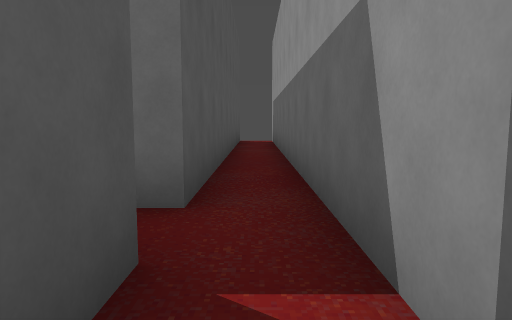
View 1 (above)

17 first-person views from a walk through a level from a Godot 3-D game. The camera is 1.2 m above the floor, tilts 6° down and sees 70° across. The floor is counted in squares, 2 m on a side. Each view is taken from the middle of a square. On the plan, view 1 faces up. The plan holds only what a view shows up to about 10 squares ahead; the rest is blank. Flat picture figures and markers are not drawn. Door leaves are left out where a doorway can be walked through.

View 2
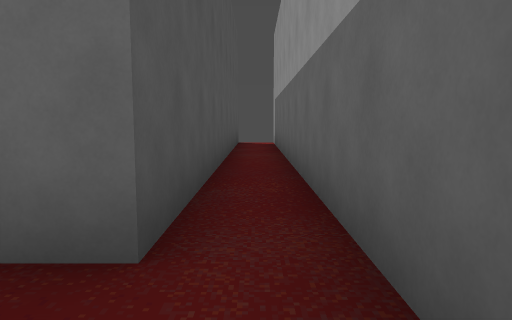

View 3
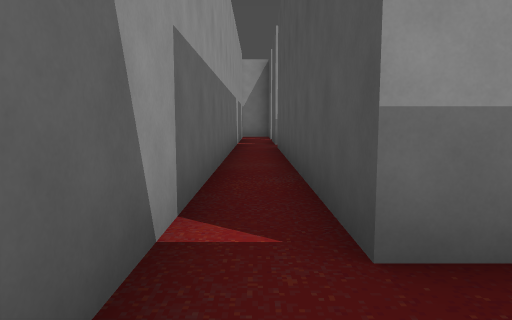

View 4
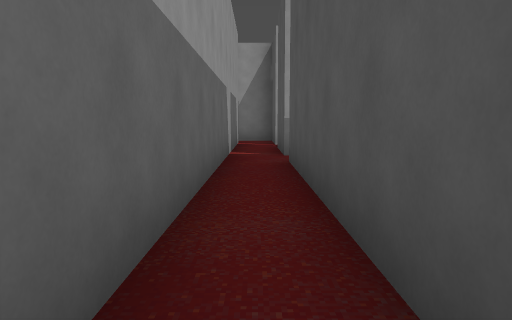

View 5
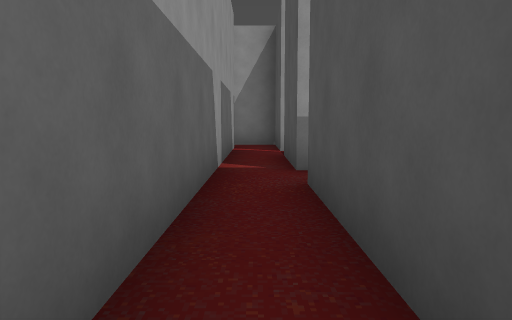

View 6
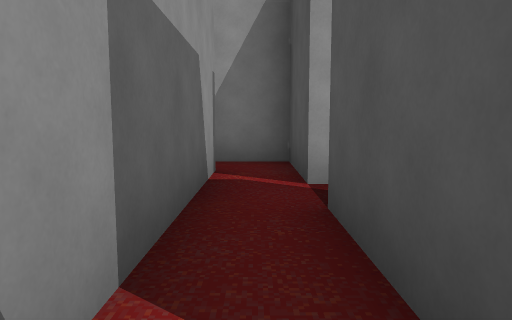

View 7
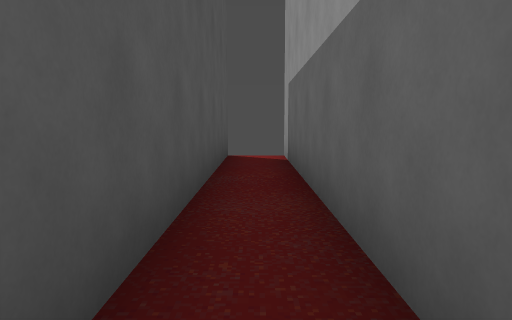

View 8
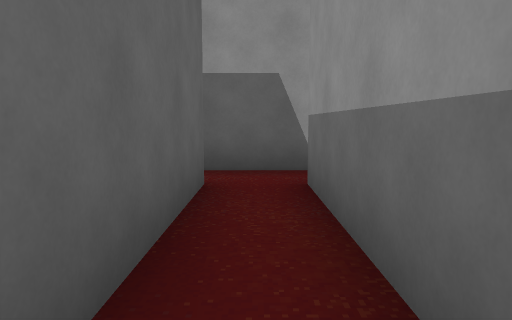

View 9
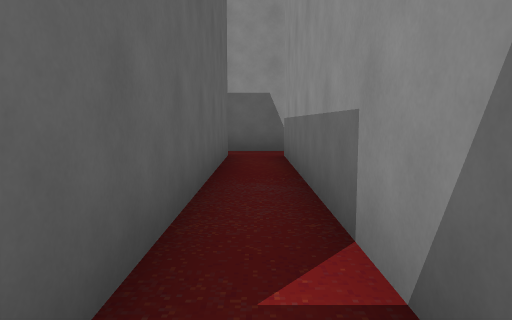

View 10
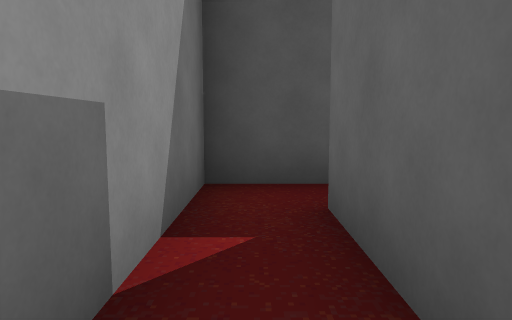

View 11
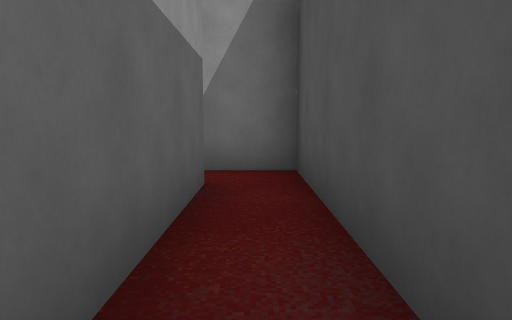

View 12
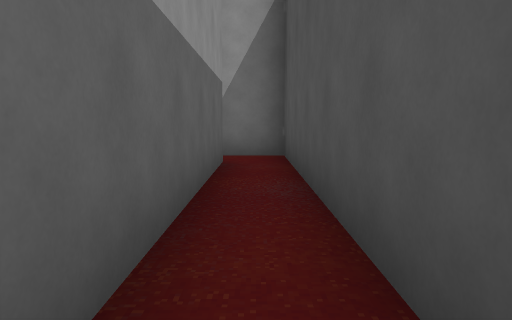

View 13
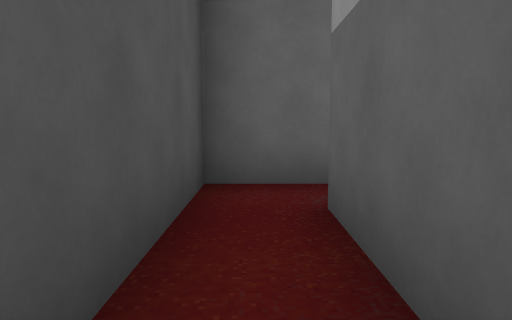

View 14
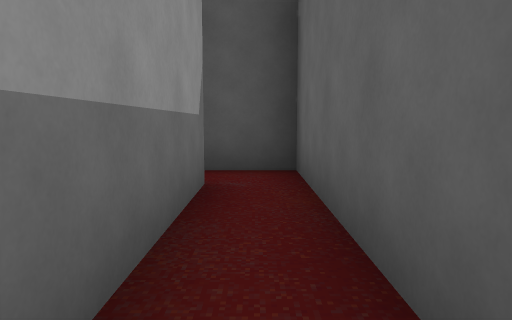

View 15
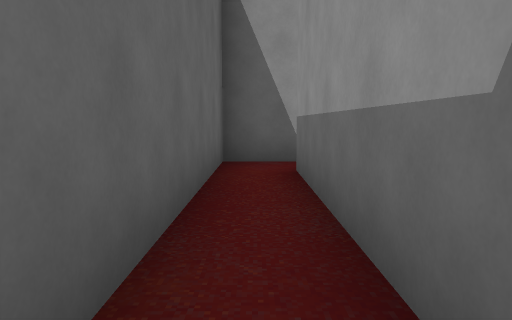

View 16
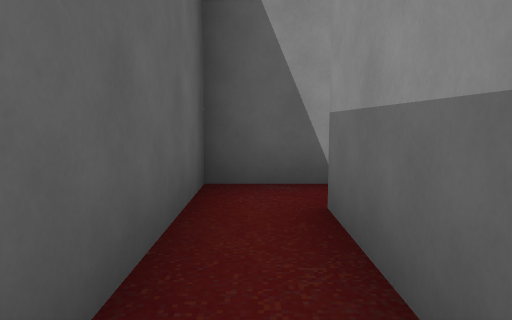

View 17
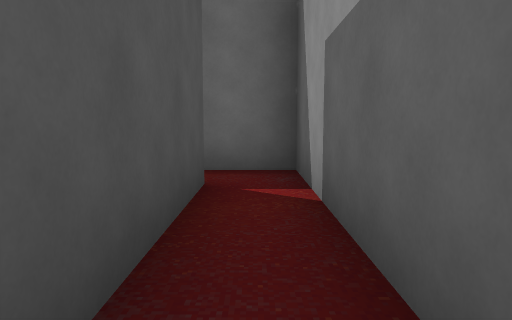

### Floor plan
Points are (right, up) in squares from view 1. A wall is a line through its corners. A room is listed if a view was taken in it or the views show most of it. See-through windows are left out.
Room 1 (views 1, 2, 4, 5, 6)
walls: (-0.5, -6.5) (-0.5, -8.5); (-0.5, -9.4) (-0.5, -11.5) (0.6, -11.5); (0.5, -10.5) (0.5, 1.5); (-0.5, 1.5) (-0.5, -5.5)
ways out: opening at (0, 1) to room 2; opening at (1, -11); open door at (-1, -9)
Room 2 (views 3, 7, 8, 10)
walls: (0.5, 1.5) (0.5, 11.5); (-0.5, 11.5) (-0.5, 2.5) (-6.5, 2.5); (-6.5, 1.5) (-0.5, 1.5)
ways out: opening at (0, 1) to room 1; opening at (-6, 2) to room 3
Room 3 (views 9, 11, 12, 13, 15)
walls: (-6.5, 2.5) (-6.5, 7.5); (-6.5, 8.5) (-7.5, 8.5) (-7.5, 1.5) (-6.5, 1.5)
ways out: opening at (-6, 2) to room 2; opening at (-7, 8) to room 4
Room 4 (views 14, 16, 17)
walls: (-6.5, 7.5) (-2.5, 7.5) (-2.5, 4.6); (-1.5, 4.6) (-1.5, 8.5) (-6.5, 8.5)
ways out: opening at (-7, 8) to room 3

Where each view was taken, in squares from view 1:
view 1: 0 up, 0 right, facing up
view 2: 1 up, 0 right, facing up
view 3: 3 up, 0 right, facing down
view 4: 0 up, 0 right, facing down
view 5: 2 down, 0 right, facing down
view 6: 6 down, 0 right, facing down
view 7: 5 up, 0 right, facing up
view 8: 2 up, 4 left, facing right
view 9: 2 up, 7 left, facing right
view 10: 2 up, 4 left, facing left
view 11: 6 up, 7 left, facing down
view 12: 8 up, 7 left, facing down
view 13: 5 up, 7 left, facing up
view 14: 8 up, 3 left, facing left
view 15: 8 up, 7 left, facing right
view 16: 8 up, 5 left, facing right
view 17: 4 up, 2 left, facing up
